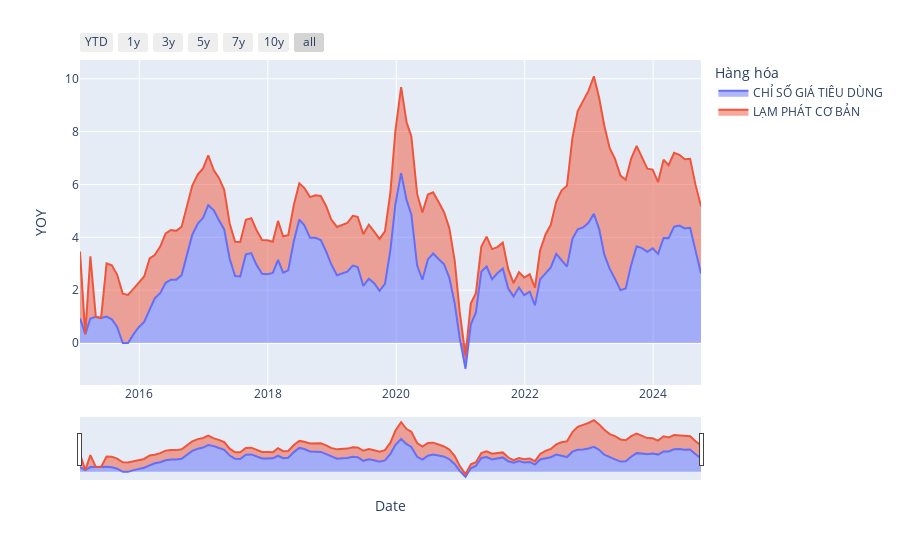

The notebook cell this image was saved under:
### Code cell
import pandas as pd
import plotly.express as px
import plotly.graph_objects as go

df_show = dfs_cpi[
    (
        (dfs_cpi["Hàng hóa"] == "CHỈ SỐ GIÁ TIÊU DÙNG")
        | (dfs_cpi["Hàng hóa"] == "LẠM PHÁT CƠ BẢN")
    )
    & (dfs_cpi["Date"] > "2015-01-01")
]

fig = px.area(df_show, x="Date", y="YOY", color="Hàng hóa")

fig.update_xaxes(
    rangeslider_visible=True,
    rangeselector=dict(
        buttons=[
            dict(count=1, label="YTD", step="year", stepmode="todate"),
            dict(count=1, label="1y", step="year", stepmode="backward"),
            dict(count=3, label="3y", step="year", stepmode="backward"),
            dict(count=5, label="5y", step="year", stepmode="backward"),
            dict(count=7, label="7y", step="year", stepmode="backward"),
            dict(count=10, label="10y", step="year", stepmode="backward"),
            dict(step="all"),
        ]
    ),
)

fig.show()
